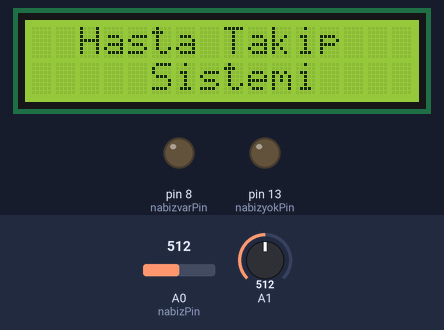
A sketch run on a simulated Arduino Uno, built with avr-gcc and run on an emulated ATmega328P. Shown: 16×2 character LCD, output pins drawn as LEDs (lit = HIGH). Inputs (shaded band) come from the test bench; at power-on: A0 (nabizPin) = 512, A1 = 512. The modem accepts every AT command (registered, SIM ready, sends succeed) and sends nothing else; what the sketch prints to the serial monitor is not drawn.

Above: at 0.1 s.
At 4.1 s:
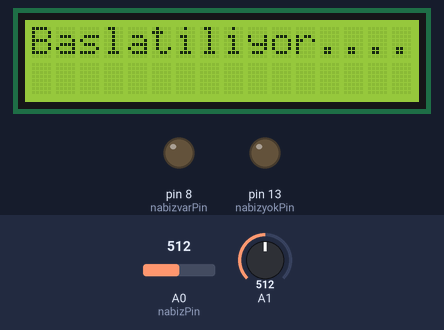
At 9.1 s:
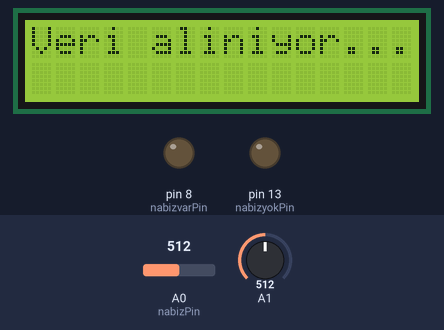
At 21.3 s:
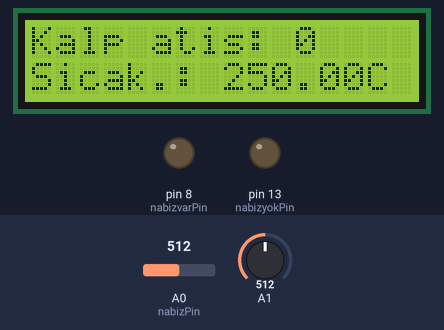

Measured:
- what the display in image 1 shows lasts 5.0 s, from 4.1 s to 9.1 s
- what the display in image 2 shows lasts 12.1 s, from 9.1 s to 21.2 s

The sketch:

47.Hastatakipsistemi1.ino
```cpp
#include <LiquidCrystal.h> //LCD ekran için kütüphane koda eklenir.
const int RS = 12, enable = 11, d4 = 7, d5 = 6, d6 = 5, d7 = 4;
LiquidCrystal lcd(RS, enable, d4, d5, d6, d7); //LCD pin uçları tanımlanır.
#include <SoftwareSerial.h> //Softwareserial kütüphanesi koda eklenir.
float pulse = 0;
float sicaklik = 0; //sicaklik değişkenine 0 değeri atanır.
SoftwareSerial ser(9,10); //RX, TX bağlantıları pin10 ve pin9 dijital pinlere bağlanır.
String apiKey = "62XDFC5V3U7H94ZH"; //thingspeak'ten elde edilen API anahtarı yazılır.

// Değişkenler
int nabizPin = A0; // Nabız sensörü data kablosu A0 analog pine bağlanır.
int nabizvarPin = 8 ; // Her kalp atışında yanma sönme yapan pin no
int nabizyokPin = 13; // Kalp atışı olmadığında yanma sönme yapan pin no
int nabizyokoran = 0; // Nabız olmadığında orana göre atan değer 0 olarak atanır.

// Kodda kesme kullanıldığı için, aşağıdaki değişkenler geçici (volatile) değişken türünde atanmıştır.
volatile int KAH; // Kalp atış hızı değişkeni (Analog 0'dan gelen değeri tuar, 2ms'de bir yenilenir)
volatile int sinyal; // Gelen ham verileri tutar.
volatile int zamanaralik = 600; // Kalp atışları arasındaki zamanı tutan değişken.
volatile boolean Pulse = false; // Kullanıcının canlı kap atışı algılandığında "True" değeri alır, diğer durumda "False" olur.
volatile boolean atis = false; // Arduino bir kalp atışı tespit ettiğinde "True" değeri alır.

// Bu kısımda seri çıkış ayarlanır. İhtiyaca göre değerler değiştirilebilir.
static boolean seriportgorsel = true; // Varsayılan olarak 'false' ayarlanır. Arduino Seri Monitör ASCII Görsel Nabzı görmek için 'true' değeri ayarlanır.
volatile int zaman[10]; // En son alınan 10 zamanaralik değerini tutar.
volatile unsigned long orneksayac = 0; // kalp atış zamanlamasını belirlemek için kullanılır.
volatile unsigned long sonatiszaman = 0; //  "zamanaralik" değerini bulmak için kullanılır.
volatile int enyuksek = 512; // Nabız atışlarındaki en yüksek değeri bulmak için kullanılır.
volatile int endusuk = 512; // Nabız atışlarındaki en küçük değeri bulmak için kullanılır
volatile int anlik = 525; // Nabız atışlarındaki anlık değeri bulmak için kullanılır.
volatile int genlik = 100; // Nabız dalga formunun genliğini tutmak için kullanılır.
volatile boolean ilkkalpatis = true; // Zaman dizisini beslemek(seed) için kullanılır, böylece mantıklı bir KAH değeri ile başlanmış olunur.
volatile boolean ikincikalpatis = false; // Zaman dizisini beslemek(seed) için kullanılır, böylece mantıklı bir KAH değeri ile başlanmış olunur.

void setup()
{
lcd.begin(16, 2); //LCD ekran başlatılır.
pinMode(nabizvarPin,OUTPUT); // kalp atışına yanıp sönecek olan pin çıkış olarak tanımlanır.
pinMode(nabizyokPin,OUTPUT); // Nabız olmadığında yanıp sönecek pin çıkış olarak tanımlanır.
Serial.begin(115200); // Arduino seriport veri akış hızı belirlenir.

kesmefonksiyonu(); // Her 2 ms'de bir kalp atış sensöründen sinyal okumak için kullanılan fonksiyon.

// Eğer, Kalp atış sensörü, Arduino kartının sağladığı gerilimden daha küçük bir voltajta çalıştırılıyorsa bu kod satırı
// aktif hale getirilir, ve karttaki A-ref pinine kullanılacak gerilim kaynağı bağlanır.
// analogReference(EXTERNAL);

lcd.clear(); //Ekran temizlenir
lcd.setCursor(0,0);
lcd.print("  Hasta Takip");
lcd.setCursor(0,1);
lcd.print("     Sistemi ");
delay(4000);
lcd.clear();
lcd.setCursor(0,0);
lcd.print("Baslatiliyor....");
delay(5000);
lcd.clear();
lcd.setCursor(0,0);
lcd.print("Veri aliniyor....");
ser.begin(9600);
ser.println("AT");
delay(1000);
ser.println("AT+GMR");
delay(1000);
ser.println("AT+CWMODE=1");
delay(1000);
ser.println("AT+CWQAP");
delay(1000);
ser.println("AT+RST");
delay(5000);
ser.println("AT+CIPMUX=1");
delay(1000);

String cmd="AT+CWJAP=\"MAOCU\",\"gnzl3979\"";
ser.println(cmd);
delay(1000);
ser.println("AT+CIFSR");
delay(1000);
}

// loop fonksiyonu içinde okunan sıcaklık ve KAH değerleri devamlı olarak ESP8266 modülüne, ordanda sunucuya yollanır.
void loop()
{
seriportcikis();
if (atis == true) // Arduino kalp atışı algıladığında atis değeri true olur.
{
nabizyokoran = 255; // 'nabizyokoran' değişkenine 255 atanarak, kalp atışı ile LEDin yanıp sönmesi sağlanır.
kalpatisseriportcikis(); // Bir kalp atışı olduğunda, fonksiyona yollanır.
atis = false; // atis değerine "false" atanarak sıfırlanır.
}
ledsoldurma(); // LED'in solma etkisini oluşturan fonksiyon çağrılır.
delay(20); // 20msaniye beklenir.
read_sicaklik(); //Sıcaklık değeri okuyan fonksiyon çağrılır.
esp_8266(); //ESP8266 fonksiyonu çağrılır.
}

void ledsoldurma()
{
nabizyokoran -= 15; // LED solukluk değeri atanır.
nabizyokoran = constrain(nabizyokoran,0,255); // LED değerinin negatif sayılar alması önlenir.
analogWrite(nabizyokPin,nabizyokoran); // LED değeri okunan nabiz değerine göre soluklaştırılır.
}

void kesmefonksiyonu()
{
// Her 2mS'de bir kesinti yapmak için Timer2'yi başlatır.
TCCR2A = 0x02; // Dijital pinler 3 ve 11'de PWM'yi devre dışı bırakır ve CTC moduna sokar.
TCCR2B = 0x06; // Bu, WGM22(bit kaydediciler) bitlerini ayarlayarak sayım sırasına başlar, ön ölçekleme 256 dır.
OCR2A = 0X7C; // 500Hz zamanlama için, en üst sayma sayısı 124 olarak atanır.
TIMSK2 = 0x02; // Timer2 ve OCR2A arasındaki kesme eşleşmesi etkin hale getirilir.
sei(); // Kesme işlemini yapan fonksiyonun ismidir. Tüm global kesmelerin etkinleştirildiğinden emin olunur.
}

void seriportcikis()// Seri veri çıkışının nasıl olacağına karar verilir.
{
if (seriportgorsel == true) //seriportgorsel değeri eğer "true" ise...
{
arduinoSerialMonitorVisual('-', sinyal); // ...seri port görüntüleyici yapan fonksiyona gider.
}
else //...diğer türlü...
{
seriportaveriyolla('S', sinyal); // ...'S' öneki kullanılarak seriportaveriyolla fonksiyonuna gider.
}
}

void kalpatisseriportcikis()
{
if (seriportgorsel == true) // Seri port ekran çalıştırmak için kullanılan fonksiyon eğer "true" ise...
{
Serial.print("Kalp atışı hızı:"); //"Kalp atış hızı:" yazdırılır.
Serial.println(KAH); //Sensörden okunan değer yazdırılır.
}
else //...eğer false ise...
{
seriportaveriyolla('B',KAH); // Kalp atış hızı 'B' önek yardımıyla fonksiyona yollanır.
seriportaveriyolla('Q',zamanaralik); // 'Q' öneki ile atımlar arasındaki zaman fonksiyona yollanır.
}
}

void arduinoSerialMonitorVisual(char sembol, int veri )
{
const int sensorMin = 0; // Minimum sensör değeri.
const int sensorMax = 1024; // Maksimum sensör değeri.
int sensorokuma = veri; // Sensör aralığı 12 seçenekle eşleştirilir.
int aralik = map(sensorokuma, sensorMin, sensorMax, 0, 11);
// Sensörden okunan değerin düştüğü aralığa göre, seri port ekranında yazdırılan ASCII karakterler case ile belirlenmiştir.
switch (aralik)
{
case 0:
Serial.println(""); //12 seçeneğe göre, yazdırılacak olan ASCII karakterler şu şekildedir:
break;
case 1:
Serial.println("---");
break;
case 2:
Serial.println("------");
break;
case 3:
Serial.println("---------");
break;
case 4:
Serial.println("------------");
break;
case 5:
Serial.println("--------------|-");
break;
case 6:
Serial.println("--------------|---");
break;
case 7:
Serial.println("--------------|-------");
break;
case 8:
Serial.println("--------------|----------");
break;
case 9:
Serial.println("--------------|----------------");
break;
case 10:
Serial.println("--------------|-------------------");
break;
case 11:
Serial.println("--------------|-----------------------");
break;
}
}

void seriportaveriyolla(char sembol, int veri ) //Kullanılan önek ler ile seriport ekrana veri yollamanın yapıldığı fonksiyon.
{
Serial.print(sembol);
Serial.println(veri);
}

ISR(TIMER2_COMPA_vect) //Timer2(dahili zamanlayıcı) 124 olarak sayıldığında tetiklenir.
{
cli(); // Bu tetikleme yapılırken kesmeler devre dışı bırakılır.
sinyal = analogRead(nabizPin); // Kalp atış sensöründen okunan veri, sinyal isimli değişkene atanır.
orneksayac += 2; // Bu değişkenle, zaman mS cinsinden takip edilir.
int N = orneksayac - sonatiszaman; // gürültüyü önlemek için son vuruştan bu yana geçen zaman izlenir.
// Nabız atış dalgasının en yüksek ve en düşük noktası hesaplanır.
if(sinyal < anlik && N > (zamanaralik/5)*3) // En son zamanaralik değerinin 3/5'i kadar beklenerek çift nabız okuma gürültülerinin önüne geçilir.
{
if (sinyal < endusuk) // endusuk değişkeni, kalp atış dalgasında yer alan en düşük nabız değeridir.
{
endusuk = sinyal; // Nabız dalgasındaki en düşük değer takip edilir.
}
}
if(sinyal > anlik && sinyal > enyuksek)// anlik durum, gürültü oluşmasını engeller.
{
enyuksek = sinyal; // enyuksek değişkeni, kalp atış dalgasında yer alan en yüksek nabız değeridir.(Nabız dalgasındaki en düşük değer takip edilir.)
}

if (N > 250) // sinyal her nabız attığında yükselir. Eğer N değeri 250'den fazla ise...
{
if ( (sinyal > anlik) && (Pulse == false) && (N > (zamanaralik/5)*3) ) // Yüksek frekanslı gürültüden kaçınılır.
{
Pulse = true; // Nabız olduğunda, değişken True değeri alır.
digitalWrite(nabizvarPin,HIGH); // Pin13'e bağlı LED yanar.
zamanaralik = orneksayac - sonatiszaman; // Kalp atışları arasındaki zaman mS cinsinden ölçülür.
sonatiszaman = orneksayac; // Bir sonraki kalp atışı için zaman takip edilir.

if(ikincikalpatis) //Eğer 2.kalp atışı gerçekleşirse(eğer ikincikalpatis == TRUE ise)
{
ikincikalpatis = false; // ikincikalpatis değişkenine "false" atanarak, değer temizlenir.
for(int i=0; i<=9; i++) // Başlangıçta gerçekçi bir KAH değeri elde etmek için toplanan değerler(koşu toplamı) beslenir.
{
zaman[i] = zamanaralik;
}
}
if(ilkkalpatis) // Eğer ilk defa kalp atışı belirlenirse( if ilkkalpatis == TRUE ise)
{
ilkkalpatis = false; //  ilkkalpatis değeri temizlenir.
ikincikalpatis = true; // 2.kalp atışı ayarlanır.
sei(); // Kesmeler tekrar etkinleştirilir.
return; // zamanaralik değeri burada göz ardı edilebilir.
}
//Son 10 zamanaralık değerinin toplamı tutulur.
word toplanandeger = 0; // toplanandeger değişkeni temizlenir.
for(int i=0; i<=8; i++)
{
zaman[i] = zaman[i+1]; // zaman dizisinde yer alan verile kaydırılır, ve en eski zamanaralik değeri atılır.
toplanandeger += zaman[i]; // En eski 9 zamanaralık değeri toplanır.
}
zaman[9] = zamanaralik; // en son zamanaralik değeri zaman dizisine eklenir.
toplanandeger += zaman[9]; // en son zamanaralik değeri toplanandeger a eklenir.
toplanandeger /= 10; // En son 10 zamanaralik değerinin ortalaması alınır.
KAH = 60000/toplanandeger; // Dakikada kaç kalp atışı olduğu hesaplanarak KAH'a atanır.
atis = true; // atis değişkenine "true" atanır.
pulse = KAH; //Ortalamadan elde edilen KAH değeri, pulse değişkenine atanır.
}
}

if (sinyal < anlik && Pulse == true)//Eğer değerler aşağı doğru giderse, kalp atışı yavaşlar.
{
digitalWrite(nabizvarPin,LOW); // Bu durumda LED söner.
Pulse = false; // Pulse değeri sıfırlanır, böylece tekrar ölçüm hazır hale getirilir.
genlik = enyuksek - endusuk; // Nabız dalgasının genliği hesaplanır.
anlik = genlik/2 + endusuk; // Genliğin yüzde 50'si alınarak anlik değere atanır.
enyuksek = anlik; // Değerler bir sonraki ölçüm için sıfırlanır.
endusuk = anlik;
}
if (N > 2500) //Kalp atışı olmadan 2.5 saniye geçerse...
{
anlik = 512; // anlik değere, var olan değer olan 512 atanır.
enyuksek = 512; // Var olan değer, 512, tekrar atanır.
endusuk = 512; // endusuk değişkenine de, var olan değer olan 512 atanır.
sonatiszaman = orneksayac; //  sonatiszaman değeri güncellenir.
ilkkalpatis = true; // Gürültüyü önlemek için ilkkalpatis değerine "true" atanır.
ikincikalpatis = false; // Kalp atışı algılandığında ikincikalpatis değeri "false" atanır.
}
sei(); // Kesmeler tekrar aktif hale getirilir.
}// ISR fonksiyonun sonu...

void esp_8266() //Sıcaklık ve KAH değerleri thingspeak programına yollanır.
{
// TCP bağlantısı AT+CIPSTART=4,"TCP","184.106.153.149",80 kullanılarak...
String cmd = "AT+CIPSTART=4,\"TCP\",\""; //...CIPSTART komutu ile sunucuya bağlanılır.
cmd += "184.106.153.149"; // Sunucunun (api.thingspeak.com) IP adresi yazılır.
cmd += "\",80"; //Port numarası seçilir.
ser.println(cmd); //Sunucuya yollanacak değer, ESP8266 modülüne yollanır.
Serial.println(cmd); //Bağlantı linki seriport ekrana yazdırılır.
if(ser.find("Hata")) //Eğer sunucu bağlantısında bir Hata tespi edilirse...
{
Serial.println("AT+CIPSTART hata"); //...seriport ekrana uyarı mesajı yazdırılır.
return; //Değer geri döndürülerek bağlantı işlemi tekrarlanır.
}
String getStr = "GET /update?api_key="; //thinspeak bağlantısı için kullanılan API anahtarı atanır.
getStr += apiKey;
getStr +="&field1="; //Birinci alan sıcaklık değeri için atanır.
getStr +=String(sicaklik);
getStr +="&field2=";
getStr +=String(pulse); //2.alan, KAH (kalp atış hızı) için atanır.
getStr += "\r\n\r\n";
cmd = "AT+CIPSEND=4,";  // Veri uzunluğu yollanır.
cmd += String(getStr.length());
ser.println(cmd); //Oluşturulan cmd değeri, ESP8266 modülününe yollanır.
Serial.println(cmd); //Değer aynı zamanda seriport ekrana yazdırılır.
delay(1000); //1 saniye beklenir.
ser.print(getStr); //Okunan değerler(sıcaklık ve KAH), ESP8266 modülüne yollanır.
Serial.println(getStr); //thingspeak değerleri güncellerken 15 saniyeye ihtiyacı vardır.
delay(3000);
}

void read_sicaklik()//Bu fonksiyon içinde okunan sıcaklık ve kalp atış değeri LCD ekrana yazdırılır.
{
int sicaklikdeger = analogRead(A1); //A1 den okunan değer,sicaklikdeger isimli değişkene atanır..
float milivolt = (sicaklikdeger/1024.0)*5000; //Okunan değer, milivolt cinsinden dönüştürülerek mv'ye atanır.
sicaklik = milivolt/10; //Milivolt değer, sıcaklık değerine dönüştürülür.
Serial.print("Sıcaklık:");
Serial.println(sicaklik); //Seriport ekranına okunan sıcaklık değeri yazdırılır.
lcd.clear(); //LCD ekran temizlenir.
lcd.setCursor(0,0); //LCD ilk satıra Kalp atis yazdırılır.
lcd.print("Kalp atis:");
lcd.setCursor(11,0);
lcd.print(KAH); //Kalp atış değeri yazdırılır.
lcd.setCursor(0,1);
lcd.print("Sicak.:"); //2.satıra yazdırılır.
lcd.setCursor(8,1);
lcd.print(sicaklik);//LM35'ten okunan değer yazdırılır.
lcd.setCursor(14,1);
lcd.print("C");
delay(2000); //LM35 her 2sn'de bir okuma yaptığı için beklenir.
}
```
